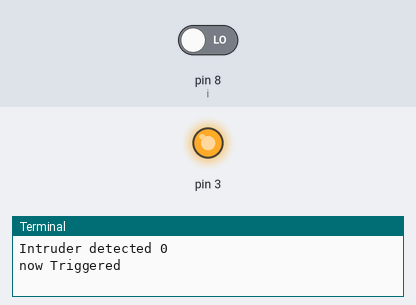
Bench run of a program on a simulated Raspberry Pi (header pin numbers). Parts: output pins drawn as LEDs (lit = HIGH), the last lines printed to the terminal. Inputs (shaded band) come from the test bench; at power-on: pin 8 (i) LOW. Sound played through the audio output is not drawn and takes no time.

Above: at 1.2 s.
1.3 s: pin 8 (i) driven HIGH
At 4.7 s:
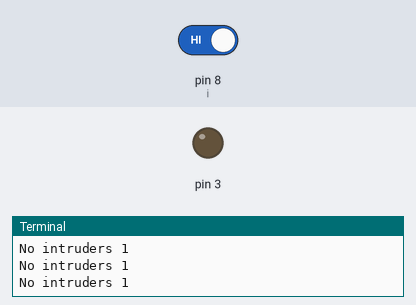
6.4 s: pin 8 (i) driven LOW
At 7.2 s:
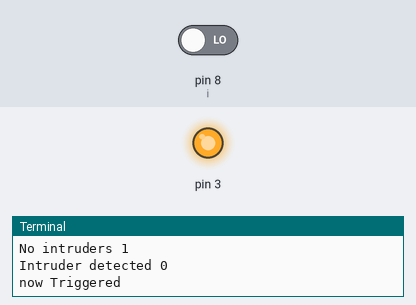
Timing chart, 0 to 9.4 s (numbered marks = the images above; inputs shaded):
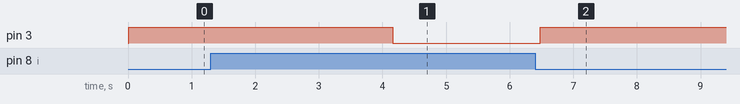

Measured:
- after the input at 1.3 s, pin 3: HIGH → LOW after 2.9 s
- after the input at 6.4 s, pin 3: LOW → HIGH after 0.08 s

The program:

pir_playOmxPlayer.py
```python
import RPi.GPIO as GPIO
import time
import os
import sys
import subprocess

GPIO.setwarnings(False)
GPIO.setmode(GPIO.BOARD)
GPIO.setup(8, GPIO.IN)         #Read output from PIR motion sensor
GPIO.setup(3, GPIO.OUT)         #LED output pin

trigger = False
videoPlaying = False
audioPlaying = False
videoPath = "/home/pi/Desktop/jellyfish-25-mbps-hd-h264.mkv"
audioPath = "/home/pi/Desktop/Sensing_scripts/igloo.mp3"

os.system("killall omxplayer.bin")

while True:
	i=GPIO.input(8)
	if i==1:                 #When output from motion sensor is LOW
		print ("No intruders",i)
		GPIO.output(3, 0)  #Turn OFF LED
		time.sleep(0.1)
                if trigger:
                    trigger = False
                    os.system("killall omxplayer.bin")
	elif i==0:               #When output from motion sensor is HIGH
		print ("Intruder detected",i)
		GPIO.output(3, 1)  #Turn ON LED
		if not trigger:
                    trigger = True
                    print ("now Triggered")
                    os.system("killall omxplayer.bin")
                    subprocess.Popen("omxplayer --alpha 120 --no-osd --adev local " + videoPath, shell=True)
                    subprocess.Popen("omxplayer -o hdmi " +  audioPath, shell=True)
                time.sleep(4.1)
```
